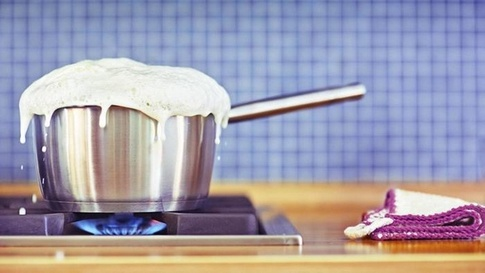
#> input picture PythonWebcrawler/0.jpg, 485 x 273 px
$ python pillow.py
#> lines starting #> are read from the running program, lines starting #| are printed output that depends on the picture
'''
    so jere we are going to learn about the "pillow" library of python
    it is used for image manipultion or editing, in short photoshopping
    now we have 2 image files 0.jpg and 3.jpg in current directory
'''

from PIL import Image

image = Image.open("0.jpg")
#> image is the input picture: PIL image 485x273 RGB; mean R, G, B 162.3, 157.5, 172.3
#image.show()    # this will display the image in some image editor

# crop the image
area = (50, 50, 300, 300)
cropped_image = image.crop(area)
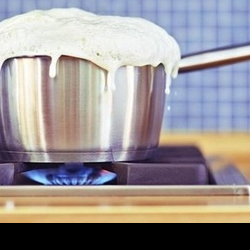
#> cropped_image: PIL image 250x250 RGB; mean R, G, B 155.8, 149.4, 149.6
#cropped_image.show()

# paste image over another
sun_image = Image.open("6.jpg")
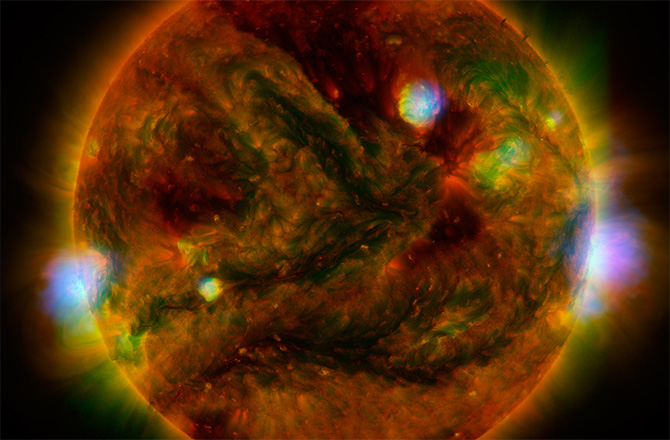
#> input picture PythonWebcrawler/6.jpg, 670 x 440 px
#> sun_image is the input picture: PIL image 670x440 RGB; mean R, G, B 80.8, 44, 9.8

sun_image.paste(cropped_image,area)
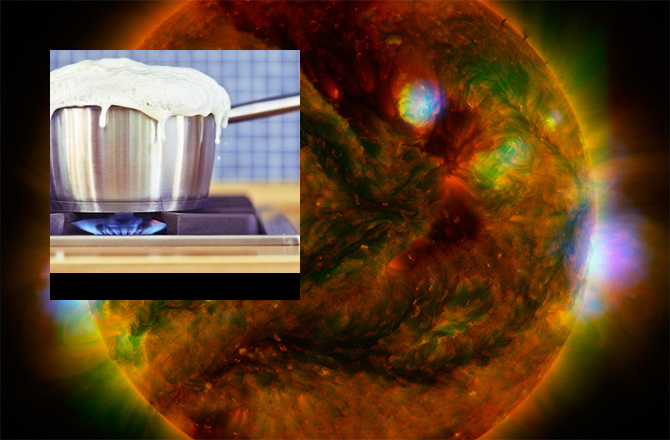
#> sun_image: PIL image 670x440 RGB; mean R, G, B 92.9, 64.7, 39.2
sun_image.show()
